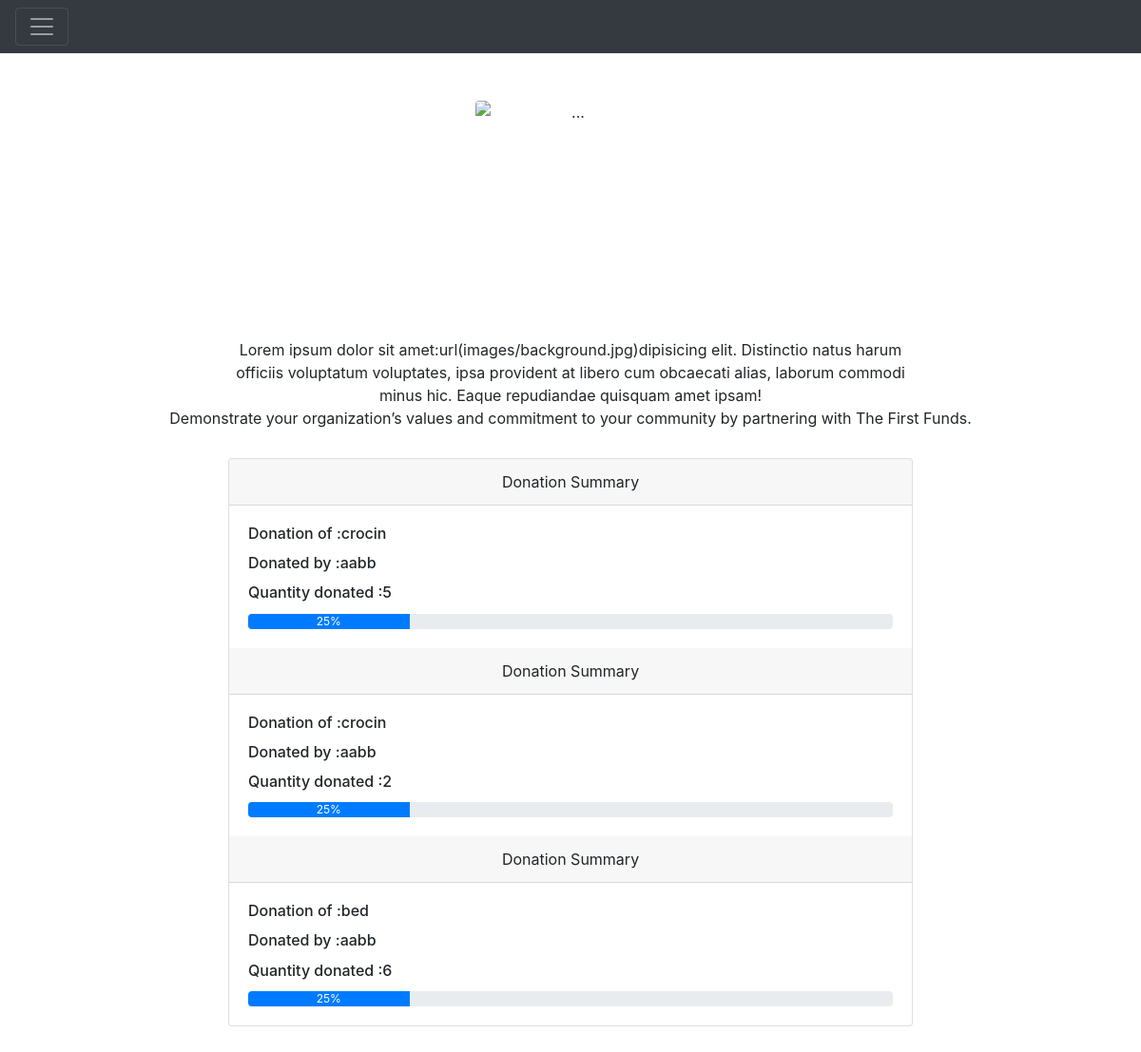
/main/summary/5, run on the app's committed database.
### main/models.py (models this page shows, shortened)
class Donate(models.Model):
    requirements_name = models.ForeignKey(
        Requirements, null=True, blank=True, on_delete=models.CASCADE)
    ngo = models.ForeignKey(
        Ngo, null=True, blank=True, on_delete=models.CASCADE)
    user = models.ForeignKey(
        Donor, null=True, blank=True, on_delete=models.CASCADE)
    count = models.IntegerField()

class Requirements(models.Model):
    category = [
        ('medicine', 'medicine'),
        ('equipment', 'equipment'),
    ]
    ngo = models.ForeignKey(Ngo, on_delete=models.CASCADE)
    name = models.CharField(max_length=100)
    category = models.CharField(max_length=20, choices=category)
    initial_count = models.FloatField()
    donation_count = models.FloatField(default=0)
    def __str__(self):
        return self.name

### login/models.py (models this page shows)
class Donor(models.Model):
    name_user = models.CharField(max_length=200, null=True)
    user = models.OneToOneField(
        User, on_delete=models.CASCADE, primary_key=True, unique=True)
    contact_number = models.IntegerField(null=True)
    email = models.EmailField(max_length=200, null=True)
    def __str__(self):
        return str(self.user)

class User(AbstractUser):
    is_ngo = models.BooleanField(default=False)
    is_donor = models.BooleanField(default=False)
    is_verified = models.BooleanField(default=False)

### main/views.py (the view)
# urls.py: path('summary/<str:pk>', views.summary, name='summary'),
def summary(request, pk):
    print(pk)
    id = pk
    ngos = Ngo.objects.get(user_id=id)
    requirements = Requirements.objects.filter(ngo=ngos)
    print(requirements)
    donated = Donate.objects.all()
    context = {'id': id, 'donated': donated}
    return render(request, 'main/summary.html', context)

### main/templates/main/summary.html
{% extends 'main/admin.html' %}
{% block content %}
<section id="card">
    <div style="margin: 30px 20% 30px 20%; width:60%" class="card">
        {% for i in donated %}
        <div class="card-header">
            Donation Summary
        </div>
        <div class="card-body">
            <h6 class="card-title text-left">Donation of :{{i.requirements_name}}</h6>
            <h6 class="card-title text-left">Donated by :{{i.user}}</h6>
            <h6 class="card-title text-left">Quantity donated :{{i.count}}</h6>
            <div class="progress">
                <div class="progress-bar" role="progressbar" style="width: 25%;" aria-valuenow="25" aria-valuemin="0"
                    aria-valuemax="100">25%</div>
            </div>
        </div>
        {% endfor %}
    </div>
</section>
{% endblock %}

### data on the page
Donate: requirements_name "crocin", user "aabb", count "5"
Donate: requirements_name "crocin", user "aabb", count "2"
Donate: requirements_name "bed", user "aabb", count "6"
